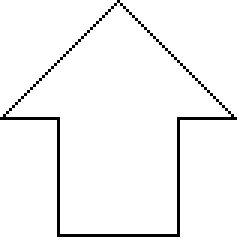
%> input picture Exercicio-Transformadas-Geometricas/flecha.bmp, 80 x 80 px (shown 3 times larger)
$ octave Exercicio2.m   (GNU Octave 9; MATLAB toolbox functions it lacks are replaced by stand-ins)
%> lines starting %> are read from the running program, lines starting %| are printed output that depends on the picture
clc
clear all
close all

TelaTotal = uint8(255*ones(80,80));
%TelaTotal(Y-0:Y,X-0:X) = zeros(1,20);
%PARTE DEBAIXO DA FLECHA
TelaTotal(40,1:20) = zeros(1,20);
TelaTotal(40,60:79) = zeros(1,20);
%LATERAIS
TelaTotal(40:79,20) = zeros(1,40);
TelaTotal(40:79,60) = zeros(1,40);
%PARTE DEBAIXO
TelaTotal(79,20:60) = zeros(1,41);
%Flecha
y=40
for x=1:40
    TelaTotal(y,x)=0;
    y=y-1;
end
y=1
for x=40:79
    TelaTotal(y,x)=0;
    y=y+1;
end

imwrite(TelaTotal,'flecha2.bmp','bmp');
im1 = imread('flecha.bmp');
%> im1 is the input picture: size 80x80 uint8; 96.3% white; black in thin lines or dots
im2 = imrotate(im1,-90,'bilinear');
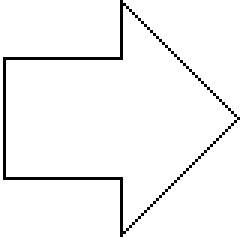
%> im2: size 80x80 uint8 (shown 3 times larger); 96.3% white; black in thin lines or dots
im3 = imresize(im2,2.2,'bilinear');
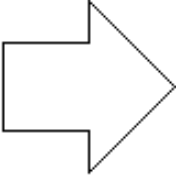
%> im3: size 176x176 uint8; min 0, max 255, mean 245.7
im4 = imresize(im2,5,'bilinear');
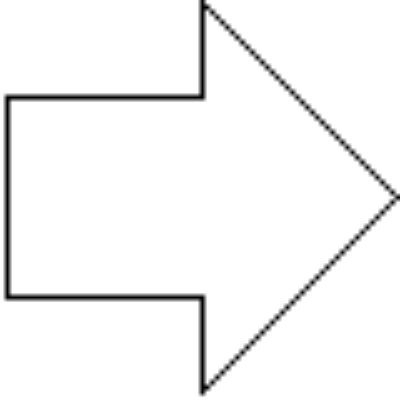
%> im4: size 400x400 uint8; min 0, max 255, mean 245.7

imshow(im4);
hold on
imshow(im3, 'x', [110 110], 'y', [110 110])
hold on
imshow(im2, 'x',[157 157], 'y', [157 157])
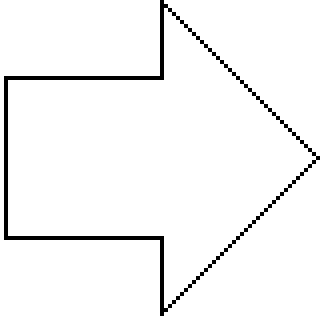
%> figure redrawn from the program's plot data; shown 4 times larger
hold on
